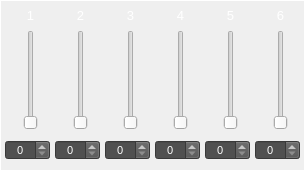
     <widget class="CustomFrame" name="frame_PAD_Haromonys1_6">
      <property name="geometry">
       <rect>
        <x>350</x>
        <y>190</y>
        <width>305</width>
        <height>171</height>
       </rect>
      </property>
      <property name="styleSheet">
       <string notr="true">color: rgb(255, 255, 255);</string>
      </property>
      <property name="frameShape">
       <enum>QFrame::Panel</enum>
      </property>
      <property name="frameShadow">
       <enum>QFrame::Plain</enum>
      </property>
      <property name="midLineWidth">
       <number>1</number>
      </property>
      <widget class="QLabel" name="label_406">
       <property name="geometry">
        <rect>
         <x>15</x>
         <y>5</y>
         <width>31</width>
         <height>21</height>
        </rect>
       </property>
       <property name="font">
        <font>
         <pointsize>10</pointsize>
        </font>
       </property>
       <property name="styleSheet">
        <string notr="true">color: rgb(255, 255, 255);</string>
       </property>
       <property name="text">
        <string>1</string>
       </property>
       <property name="alignment">
        <set>Qt::AlignCenter</set>
       </property>
      </widget>
      <widget class="QSpinBox" name="spinBox_PadHarmony_1">
       <property name="geometry">
        <rect>
         <x>5</x>
         <y>140</y>
         <width>45</width>
         <height>20</height>
        </rect>
       </property>
       <property name="font">
        <font>
         <pointsize>8</pointsize>
        </font>
       </property>
       <property name="focusPolicy">
        <enum>Qt::NoFocus</enum>
       </property>
       <property name="styleSheet">
        <string notr="true">background-color: rgb(80,80,80);
color: rgb(255, 255, 255);</string>
       </property>
       <property name="alignment">
        <set>Qt::AlignCenter</set>
       </property>
       <property name="readOnly">
        <bool>false</bool>
       </property>
       <property name="accelerated">
        <bool>true</bool>
       </property>
       <property name="maximum">
        <number>100</number>
       </property>
       <property name="value">
        <number>0</number>
       </property>
      </widget>
      <widget class="CustomVerticalSlider" name="verticalSlider_PadHarmony_1">
       <property name="geometry">
        <rect>
         <x>20</x>
         <y>30</y>
         <width>22</width>
         <height>100</height>
        </rect>
       </property>
       <property name="orientation">
        <enum>Qt::Vertical</enum>
       </property>
       <property name="tickPosition">
        <enum>QSlider::NoTicks</enum>
       </property>
       <property name="tickInterval">
        <number>10</number>
       </property>
      </widget>
      <widget class="QSpinBox" name="spinBox_PadHarmony_2">
       <property name="geometry">
        <rect>
         <x>55</x>
         <y>140</y>
         <width>45</width>
         <height>20</height>
        </rect>
       </property>
       <property name="font">
        <font>
         <pointsize>8</pointsize>
        </font>
       </property>
       <property name="focusPolicy">
        <enum>Qt::NoFocus</enum>
       </property>
       <property name="styleSheet">
        <string notr="true">background-color: rgb(80,80,80);
color: rgb(255, 255, 255);</string>
       </property>
       <property name="alignment">
        <set>Qt::AlignCenter</set>
       </property>
       <property name="readOnly">
        <bool>false</bool>
       </property>
       <property name="accelerated">
        <bool>true</bool>
       </property>
       <property name="maximum">
        <number>100</number>
       </property>
       <property name="value">
        <number>0</number>
       </property>
      </widget>
      <widget class="QSpinBox" name="spinBox_PadHarmony_3">
       <property name="geometry">
        <rect>
         <x>105</x>
         <y>140</y>
         <width>45</width>
         <height>20</height>
        </rect>
       </property>
       <property name="font">
        <font>
         <pointsize>8</pointsize>
        </font>
       </property>
       <property name="focusPolicy">
        <enum>Qt::NoFocus</enum>
       </property>
       <property name="styleSheet">
        <string notr="true">background-color: rgb(80,80,80);
color: rgb(255, 255, 255);</string>
       </property>
       <property name="alignment">
        <set>Qt::AlignCenter</set>
       </property>
       <property name="readOnly">
        <bool>false</bool>
       </property>
       <property name="accelerated">
        <bool>true</bool>
       </property>
       <property name="maximum">
        <number>100</number>
       </property>
       <property name="value">
        <number>0</number>
       </property>
      </widget>
      <widget class="QSpinBox" name="spinBox_PadHarmony_4">
       <property name="geometry">
        <rect>
         <x>155</x>
         <y>140</y>
         <width>45</width>
         <height>20</height>
        </rect>
       </property>
       <property name="font">
        <font>
         <pointsize>8</pointsize>
        </font>
       </property>
       <property name="focusPolicy">
        <enum>Qt::NoFocus</enum>
       </property>
       <property name="styleSheet">
        <string notr="true">background-color: rgb(80,80,80);
color: rgb(255, 255, 255);</string>
       </property>
       <property name="alignment">
        <set>Qt::AlignCenter</set>
       </property>
       <property name="readOnly">
        <bool>false</bool>
       </property>
       <property name="accelerated">
        <bool>true</bool>
       </property>
       <property name="maximum">
        <number>100</number>
       </property>
       <property name="value">
        <number>0</number>
       </property>
      </widget>
      <widget class="QSpinBox" name="spinBox_PadHarmony_5">
       <property name="geometry">
        <rect>
         <x>205</x>
         <y>140</y>
         <width>45</width>
         <height>20</height>
        </rect>
       </property>
       <property name="font">
        <font>
         <pointsize>8</pointsize>
        </font>
       </property>
       <property name="focusPolicy">
        <enum>Qt::NoFocus</enum>
       </property>
       <property name="styleSheet">
        <string notr="true">background-color: rgb(80,80,80);
color: rgb(255, 255, 255);</string>
       </property>
       <property name="alignment">
        <set>Qt::AlignCenter</set>
       </property>
       <property name="readOnly">
        <bool>false</bool>
       </property>
       <property name="accelerated">
        <bool>true</bool>
       </property>
       <property name="maximum">
        <number>100</number>
       </property>
       <property name="value">
        <number>0</number>
       </property>
      </widget>
      <widget class="QSpinBox" name="spinBox_PadHarmony_6">
       <property name="geometry">
        <rect>
         <x>255</x>
         <y>140</y>
         <width>45</width>
         <height>20</height>
        </rect>
       </property>
       <property name="font">
        <font>
         <pointsize>8</pointsize>
        </font>
       </property>
       <property name="focusPolicy">
        <enum>Qt::NoFocus</enum>
       </property>
       <property name="styleSheet">
        <string notr="true">background-color: rgb(80,80,80);
color: rgb(255, 255, 255);</string>
       </property>
       <property name="alignment">
        <set>Qt::AlignCenter</set>
       </property>
       <property name="readOnly">
        <bool>false</bool>
       </property>
       <property name="accelerated">
        <bool>true</bool>
       </property>
       <property name="maximum">
        <number>100</number>
       </property>
       <property name="value">
        <number>0</number>
       </property>
      </widget>
      <widget class="CustomVerticalSlider" name="verticalSlider_PadHarmony_2">
       <property name="geometry">
        <rect>
         <x>70</x>
         <y>30</y>
         <width>22</width>
         <height>100</height>
        </rect>
       </property>
       <property name="orientation">
        <enum>Qt::Vertical</enum>
       </property>
       <property name="tickPosition">
        <enum>QSlider::NoTicks</enum>
       </property>
       <property name="tickInterval">
        <number>10</number>
       </property>
      </widget>
      <widget class="CustomVerticalSlider" name="verticalSlider_PadHarmony_3">
       <property name="geometry">
        <rect>
         <x>120</x>
         <y>30</y>
         <width>22</width>
         <height>100</height>
        </rect>
       </property>
       <property name="orientation">
        <enum>Qt::Vertical</enum>
       </property>
       <property name="tickPosition">
        <enum>QSlider::NoTicks</enum>
       </property>
       <property name="tickInterval">
        <number>10</number>
       </property>
      </widget>
      <widget class="CustomVerticalSlider" name="verticalSlider_PadHarmony_4">
       <property name="geometry">
        <rect>
         <x>170</x>
         <y>30</y>
         <width>22</width>
         <height>100</height>
        </rect>
       </property>
       <property name="orientation">
        <enum>Qt::Vertical</enum>
       </property>
       <property name="tickPosition">
        <enum>QSlider::NoTicks</enum>
       </property>
       <property name="tickInterval">
        <number>10</number>
       </property>
      </widget>
      <widget class="CustomVerticalSlider" name="verticalSlider_PadHarmony_5">
       <property name="geometry">
        <rect>
         <x>220</x>
         <y>30</y>
         <width>22</width>
         <height>100</height>
        </rect>
       </property>
       <property name="orientation">
        <enum>Qt::Vertical</enum>
       </property>
       <property name="tickPosition">
        <enum>QSlider::NoTicks</enum>
       </property>
       <property name="tickInterval">
        <number>10</number>
       </property>
      </widget>
      <widget class="CustomVerticalSlider" name="verticalSlider_PadHarmony_6">
       <property name="geometry">
        <rect>
         <x>270</x>
         <y>30</y>
         <width>22</width>
         <height>100</height>
        </rect>
       </property>
       <property name="orientation">
        <enum>Qt::Vertical</enum>
       </property>
       <property name="tickPosition">
        <enum>QSlider::NoTicks</enum>
       </property>
       <property name="tickInterval">
        <number>10</number>
       </property>
      </widget>
      <widget class="QLabel" name="label_407">
       <property name="geometry">
        <rect>
         <x>65</x>
         <y>5</y>
         <width>31</width>
         <height>21</height>
        </rect>
       </property>
       <property name="font">
        <font>
         <pointsize>10</pointsize>
        </font>
       </property>
       <property name="styleSheet">
        <string notr="true">color: rgb(255, 255, 255);</string>
       </property>
       <property name="text">
        <string>2</string>
       </property>
       <property name="alignment">
        <set>Qt::AlignCenter</set>
       </property>
      </widget>
      <widget class="QLabel" name="label_408">
       <property name="geometry">
        <rect>
         <x>115</x>
         <y>5</y>
         <width>31</width>
         <height>21</height>
        </rect>
       </property>
       <property name="font">
        <font>
         <pointsize>10</pointsize>
        </font>
       </property>
       <property name="styleSheet">
        <string notr="true">color: rgb(255, 255, 255);</string>
       </property>
       <property name="text">
        <string>3</string>
       </property>
       <property name="alignment">
        <set>Qt::AlignCenter</set>
       </property>
      </widget>
      <widget class="QLabel" name="label_409">
       <property name="geometry">
        <rect>
         <x>165</x>
         <y>5</y>
         <width>31</width>
         <height>21</height>
        </rect>
       </property>
       <property name="font">
        <font>
         <pointsize>10</pointsize>
        </font>
       </property>
       <property name="styleSheet">
        <string notr="true">color: rgb(255, 255, 255);</string>
       </property>
       <property name="text">
        <string>4</string>
       </property>
       <property name="alignment">
        <set>Qt::AlignCenter</set>
       </property>
      </widget>
      <widget class="QLabel" name="label_410">
       <property name="geometry">
        <rect>
         <x>215</x>
         <y>5</y>
         <width>31</width>
         <height>21</height>
        </rect>
       </property>
       <property name="font">
        <font>
         <pointsize>10</pointsize>
        </font>
       </property>
       <property name="styleSheet">
        <string notr="true">color: rgb(255, 255, 255);</string>
       </property>
       <property name="text">
        <string>5</string>
       </property>
       <property name="alignment">
        <set>Qt::AlignCenter</set>
       </property>
      </widget>
      <widget class="QLabel" name="label_411">
       <property name="geometry">
        <rect>
         <x>265</x>
         <y>5</y>
         <width>31</width>
         <height>21</height>
        </rect>
       </property>
       <property name="font">
        <font>
         <pointsize>10</pointsize>
        </font>
       </property>
       <property name="styleSheet">
        <string notr="true">color: rgb(255, 255, 255);</string>
       </property>
       <property name="text">
        <string>6</string>
       </property>
       <property name="alignment">
        <set>Qt::AlignCenter</set>
       </property>
      </widget>
     </widget>
